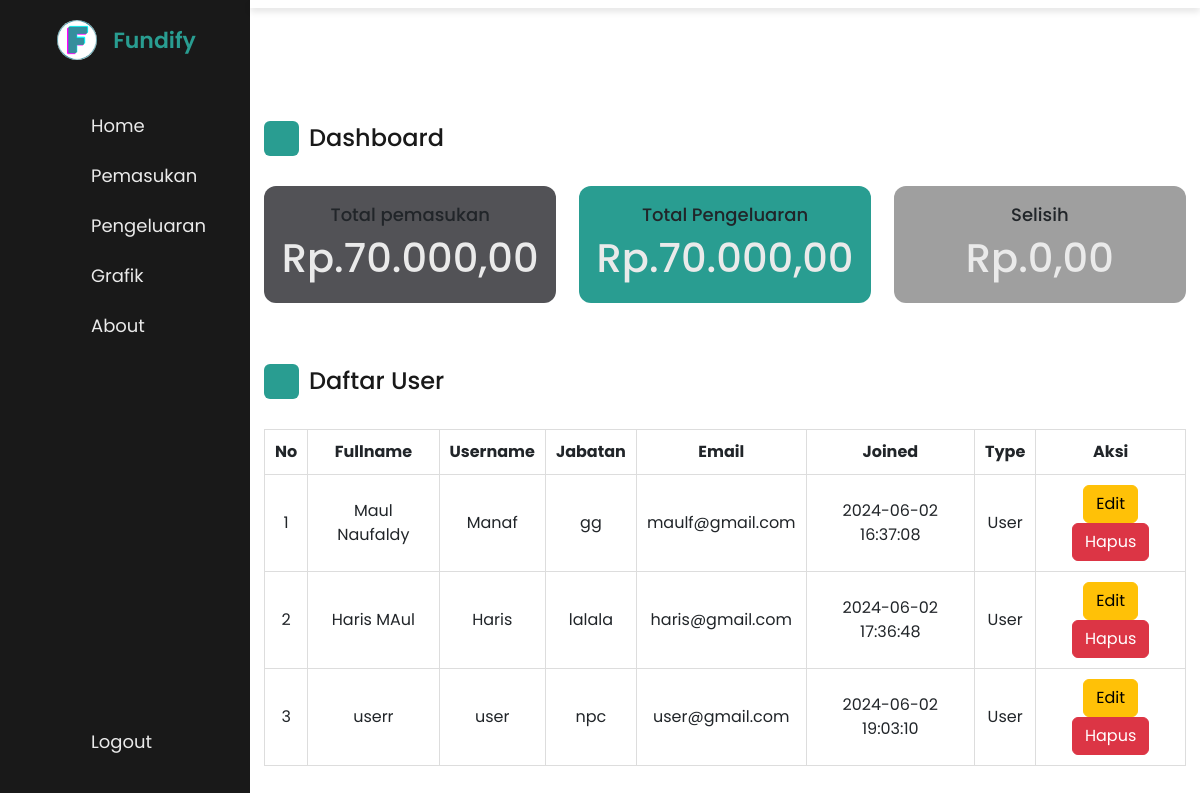
The app's page /index.php (signed in) with its own data.
### tables this page shows
CREATE TABLE `akun` (
  `id_akun` int(5) NOT NULL,
  `fullname` varchar(100) NOT NULL,
  `username` varchar(255) NOT NULL,
  `password` varchar(255) NOT NULL,
  `email` varchar(100) NOT NULL,
  `jabatan` varchar(25) NOT NULL,
  `role` tinyint(1) NOT NULL DEFAULT 0,
  `tanggal` datetime NOT NULL
);

### controller/IndexController.php (called while the page is built, shortened)
<?php
include_once("model/AkunModel.php");
include_once("view/IndexView.php");
class IndexController {
    private $index;
    private $AkunTable;
    function __construct(){
        $this->index = new KeuanganModel(Connecttt::$db_host, Connecttt::$db_user, Connecttt::$db_pass, Connecttt::$db_name);
        $this->AkunTable = new AkunModel(Connecttt::$db_host, Connecttt::$db_user, Connecttt::$db_pass, Connecttt::$db_name);
    }
    public function indexAdmin() {
      $this->index->open();
      $this->AkunTable->open();
      $this->AkunTable->getAkun();
      $totalPemasukan = $this->index->getTotalPemasukan();
      $totalPengeluaran = $this->index->getTotalPengeluaran();
      $selisih = $totalPemasukan - $totalPengeluaran;
      $data = array(
          'total_pemasukan' => $totalPemasukan,
          'total_pengeluaran' => $totalPengeluaran,
          'selisih' => $selisih,
      );
      $dataAkun = array(
        'akun' => array(),
      );
      while ($row = $this->AkunTable->getResult()) {
        array_push($dataAkun['akun'], $row);
      }
      $view = new IndexView();
      $view->renderAdmin($data, $dataAkun);
    }
}

### view/IndexView.php (the view, shortened to what this page needs)
<?php
class IndexView {
    public function renderAdmin($data, $AkunData)
    {
        $no = 1;
        $dataAkun = "";
        foreach($AkunData['akun'] as $val)
        {
            list($id, $nama, $username, $jabatan, $email, $tanggal, $role) = $val;
            if($role == 0)
            {
                $roleName = "User";
                $dataAkun .= "<tr>";
                $dataAkun .= "<td style='padding: 10px; border: 1px solid #ddd;'>" . $no . "</td>";
                $dataAkun .= "<td style='padding: 10px; border: 1px solid #ddd;'>" . $nama . "</td>";
                $dataAkun .= "<td style='padding: 10px; border: 1px solid #ddd;'>" . $username . "</td>";
                $dataAkun .= "<td style='padding: 10px; border: 1px solid #ddd;'>" . $jabatan . "</td>";
                $dataAkun .= "<td style='padding: 10px; border: 1px solid #ddd;'>" . $email . "</td>";
                $dataAkun .= "<td style='padding: 10px; border: 1px solid #ddd;'>" . $tanggal . "</td>";
                $dataAkun .= "<td style='padding: 10px; border: 1px solid #ddd;'>" . $roleName . "</td>";
                $dataAkun .= "<td style='padding: 10px; border: 1px solid #ddd;'>";
                $dataAkun .= "<a href= 'index.php?id_edit=" . $id .  "' class='btn btn-warning'>Edit</a> ";
                $dataAkun .= "<a href= 'index.php?id_hapus=" . $id . "' class='btn btn-danger' name='hapus'>Hapus</a>";
                $dataAkun .= "</td>";
                $dataAkun .= "</tr>";
                $no++;
            }
        }
    }
}

### layout/style.css (style rules this page uses)
* { margin: 0; padding: 0; box-sizing: border-box; font-family: 'Poppins', sans-serif; }
:root { --primary-color: #299D91; --secondary-color: #525256; --thirdy-color: #9F9F9F; --placeholder-color: #999DA3; --text-hover-color:#eaeaea ; --hover-color:#176961; --sidebar-color: #191919; --panel-color:#fff; --tran-05: all 0.5s ease; --tran-03: all 0.3s ease; --tran-03: all 0.2s ease; }
body { min-height: 100vh; background-color: var(--primary-color); }
nav { position: fixed; top: 0; left: 0; height: 100%; width: 250px; padding: 10px 14px; background-color: var(--sidebar-color); border-right: 1px solid var(--border-color); transition: var(--tran-05); }
nav .logo-name { display: flex; align-items: center; justify-content: center; margin-top: 10px; }
nav .logo-image { display: flex; justify-content: center; min-width: 45px; }
nav .logo-image img { width: 40px; object-fit: cover; border-radius: 50%; }
nav .logo-name .logo_name { font-size: 22px; font-weight: 600; color: var(--primary-color); margin-left: 14px; transition: var(--tran-05); }
nav .menu-items { margin-top: 40px; height: calc(100% - 90px); display: flex; flex-direction: column; justify-content: space-between; }
.menu-items li { list-style: none; }
.menu-items li a { display: flex; align-items: center; height: 50px; text-decoration: none; position: relative; }
.menu-items li a i { font-size: 24px; min-width: 45px; height: 100%; display: flex; align-items: center; justify-content: center; color: var(--text-hover-color); }
.menu-items li a .link-name { font-size: 18px; font-weight: 400; color: var(--text-hover-color); }
.menu-items .logout-mode { margin-bottom: 24px; }
.dashboard { position: relative; left: 250px; background-color: var(--panel-color); min-height: 100vh; width: calc(100% - 250px); padding: 10px 14px; transition: var(--tran-05); }
.dashboard .top { position: fixed; top: 0; left: 250px; display: flex; width: calc(100% - 250px); justify-content: space-between; align-items: center; padding: 4px 14px; background-color: var(--panel-color); transition: var(--tran-05); z-index: 10; box-shadow: 0 4px 6px rgba(0, 0, 0, 0.1); }
.dashboard .dash-content { padding-top: 50px; animation: fadeIn 1.5s ease-in-out; }
.dash-content .title { display: flex; align-items: center; margin: 60px 0 30px 0; }
.dash-content .title i { position: relative; height: 35px; width: 35px; background-color: var(--primary-color); border-radius: 6px; color: var(--title-icon-color); display: flex; align-items: center; justify-content: center; font-size: 24px; }
.dash-content .title .text { font-size: 24px; font-weight: 500; color: var(--sidebar-color); margin-left: 10px; }
.dash-content .boxes { display: flex; align-items: center; justify-content: space-between; flex-wrap: wrap; }
.dash-content .boxes .box { display: flex; flex-direction: column; align-items: center; border-radius: 12px; width: calc(100% / 3 - 15px); padding: 15px 20px; background-color: var(--secondary-color); transition: var(--tran-05); }
.boxes .box .text { white-space: nowrap; font-size: 18px; font-weight: 500; color: var(--secondary-); }
.boxes .box .number { font-size: 40px; font-weight: 500; color: var(--text-hover-color); }
.boxes .box.box2 { background-color: var(--primary-color); }
.boxes .box.box3 { background-color: var(--thirdy-color); }

### records on screen
akun: fullname "Maul Naufaldy", username "Manaf", jabatan "gg", email "maulf@gmail.com", tanggal "2024-06-02 16:37:08", role "User"
akun: fullname "Haris MAul", username "Haris", jabatan "lalala", email "haris@gmail.com", tanggal "2024-06-02 17:36:48", role "User"
akun: fullname "userr", username "user", jabatan "npc", email "user@gmail.com", tanggal "2024-06-02 19:03:10", role "User"
